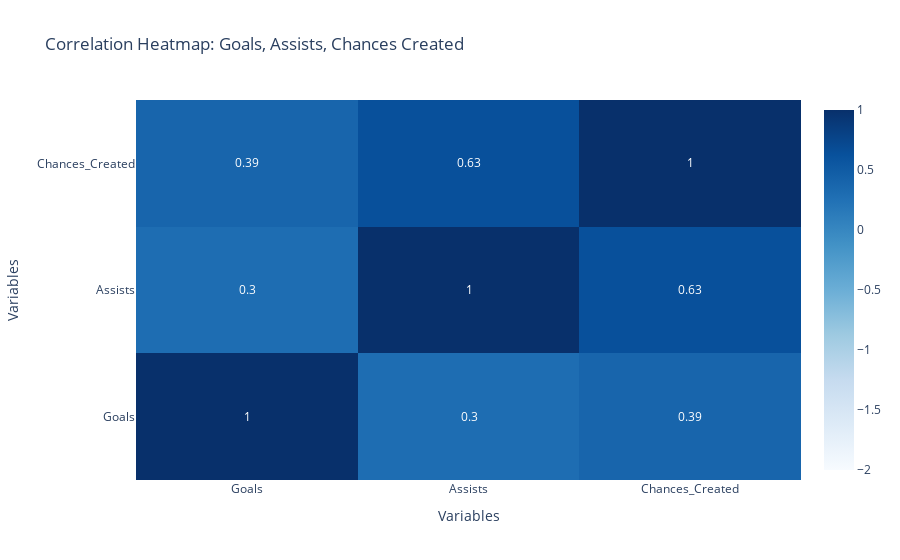

Notebook source saved alongside this figure:
### Code cell
fig = go.Figure(data=go.Heatmap(
        z=correlation_matrix.values,
        x=correlation_matrix.columns,
        y=correlation_matrix.columns,
        colorscale='Blues',
        zmin=-2, zmax=1,
        text=correlation_matrix.values.round(2),
        texttemplate="%{text}"
    ))

fig.update_layout(
    title='Correlation Heatmap: Goals, Assists, Chances Created',
    xaxis_title='Variables',
    yaxis_title='Variables'
)

fig.show()

### Figure 1 — Plotly figure (JSON) as saved in the notebook; plotly's stock layout.template omitted (floating-point values rounded to 4 significant figures)
{"data": [{"colorscale": [[0.0, "rgb(247,251,255)"], [0.125, "rgb(222,235,247)"], [0.25, "rgb(198,219,239)"], [0.375, "rgb(158,202,225)"], [0.5, "rgb(107,174,214)"], [0.625, "rgb(66,146,198)"], [0.75, "rgb(33,113,181)"], [0.875, "rgb(8,81,156)"], [1.0, "rgb(8,48,107)"]], "text": [[1.0, 0.3, 0.39], [0.3, 1.0, 0.63], [0.39, 0.63, 1.0]], "texttemplate": "%{text}", "x": ["Goals", "Assists", "Chances_Created"], "y": ["Goals", "Assists", "Chances_Created"], "z": [[1.0, 0.2977, 0.3891], [0.2977, 1.0, 0.634], [0.3891, 0.634, 1.0]], "zmax": 1, "zmin": -2, "type": "heatmap"}], "layout": {"title": {"text": "Correlation Heatmap: Goals, Assists, Chances Created"}, "xaxis": {"title": {"text": "Variables"}}, "yaxis": {"title": {"text": "Variables"}}}}
